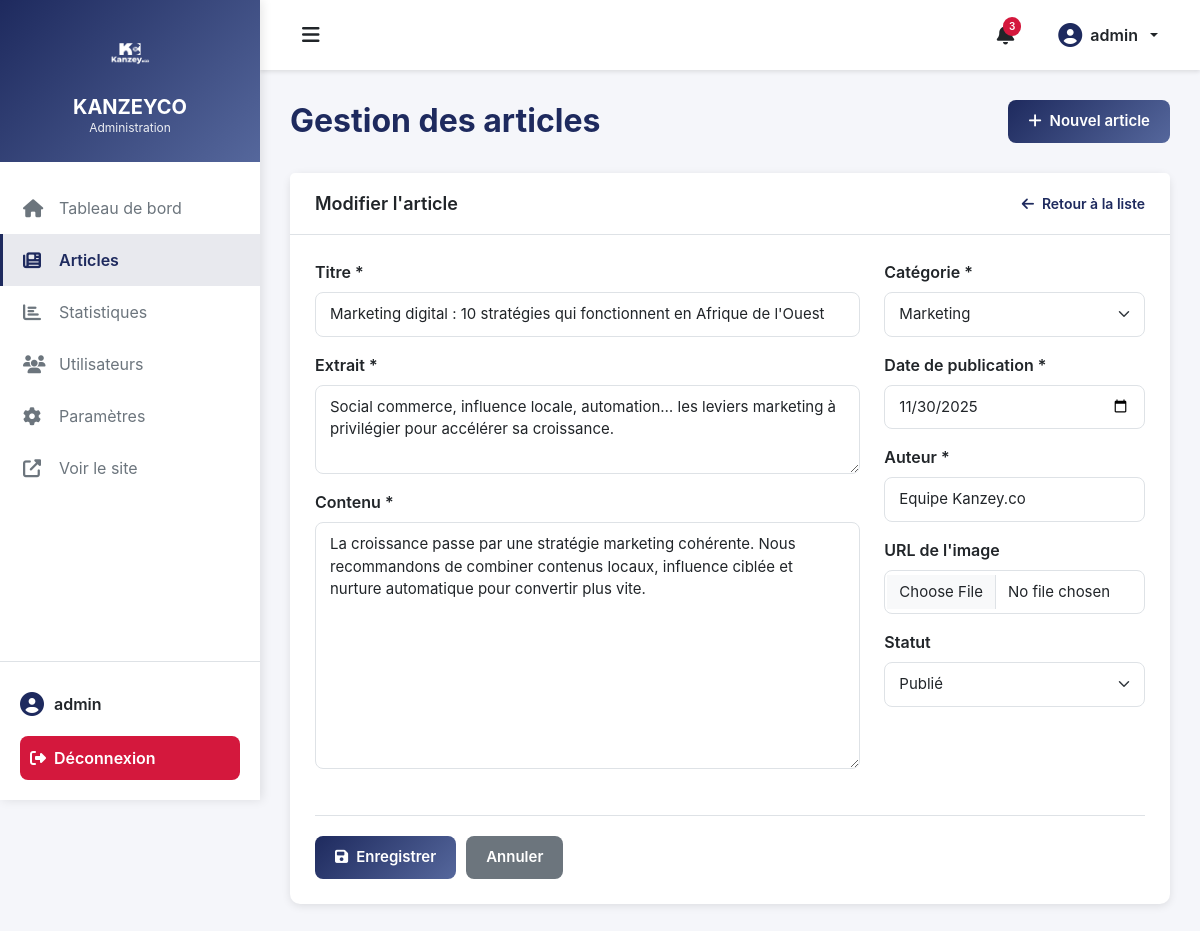
The app's page /admin/articles.php?action=edit&slug=strategies-marketing-afrique-ouest (signed in) with its own data.
### tables this page shows
CREATE TABLE `articles` (
  `article_id` int(11) NOT NULL,
  `slug` varchar(255) NOT NULL,
  `title` varchar(255) NOT NULL,
  `category` varchar(100) NOT NULL,
  `excerpt` text NOT NULL,
  `content` longtext NOT NULL COMMENT 'JSON contenant le contenu structuré',
  `image` varchar(500) NOT NULL,
  `author` varchar(100) NOT NULL DEFAULT 'Equipe Kanzey.co',
  `read_time` varchar(20) NOT NULL DEFAULT '5 min',
  `tags` text DEFAULT NULL COMMENT 'JSON array des tags',
  `status` enum('draft','published','archived') NOT NULL DEFAULT 'published',
  `views` int(11) NOT NULL DEFAULT 0,
  `date_published` datetime NOT NULL DEFAULT current_timestamp(),
  `date_created` datetime NOT NULL DEFAULT current_timestamp(),
  `date_updated` datetime DEFAULT NULL ON UPDATE current_timestamp()
);

### includes/articles-db.php (called while the page is built, shortened)
<?php
function getArticles($category = null, $limit = null) {
    $pdo = getDBConnection();
    try {
        $sql = "SELECT * FROM articles WHERE status = 'published'";
        $params = [];
        $sql .= " ORDER BY date_published DESC";
        $stmt = $pdo->prepare($sql);
        $stmt->execute();
        $articles = $stmt->fetchAll();
        return $articles;
    } catch (PDOException $e) {
        error_log("Erreur lors de la récupération des articles: " . $e->getMessage());
        return include __DIR__ . '/articles-data.php';
    }
}
function getArticleBySlug($slug) {
    $pdo = getDBConnection();
    try {
        $sql = "SELECT * FROM articles WHERE slug = :slug AND status = 'published' LIMIT 1";
        $stmt = $pdo->prepare($sql);
        $stmt->bindValue(':slug', $slug);
        $stmt->execute();
        $article = $stmt->fetch();
        if ($article) {
            $article['content'] = json_decode($article['content'], true);
            $article['tags'] = json_decode($article['tags'], true) ?? [];
            $date = new DateTime($article['date_published']);
            $article['date'] = $date->format('d F Y');
            incrementArticleViews($article['article_id']);
        }
        return $article ?: null;
    } catch (PDOException $e) {
        error_log("Erreur lors de la récupération de l'article: " . $e->getMessage());
        return null;
    }
}
function incrementArticleViews($articleId) {
    $pdo = getDBConnection();
    try {
        $sql = "UPDATE articles SET views = views + 1 WHERE article_id = :id";
        $stmt = $pdo->prepare($sql);
        $stmt->bindValue(':id', $articleId, PDO::PARAM_INT);
        $stmt->execute();
        $sql = "INSERT INTO article_views (article_id, ip_address, user_agent)
                VALUES (:id, :ip, :user_agent)";
        $stmt = $pdo->prepare($sql);
        $stmt->bindValue(':id', $articleId, PDO::PARAM_INT);
        $stmt->bindValue(':ip', $_SERVER['REMOTE_ADDR'] ?? null);
        $stmt->bindValue(':user_agent', $_SERVER['HTTP_USER_AGENT'] ?? null);
        $stmt->execute();
    } catch (PDOException $e) {
        error_log("Erreur lors de l'incrémentation des vues: " . $e->getMessage());
    }
}

### admin/articles.php (the view, shortened to what this page needs)
<?php
require_once 'includes/admin-header.php';
require_once '../includes/articles-db.php';
$action = isset($_GET['action']) ? $_GET['action'] : 'list';
$slug = isset($_GET['slug']) ? $_GET['slug'] : '';
$articles = getArticles(null, null);
$currentArticle = null;
if ($action === 'edit' && $slug) {
    $currentArticle = getArticleBySlug($slug);
}
?>
<div class="page-header">
    <h1 class="page-title">Gestion des articles</h1>
    <div class="page-actions">
        <a href="?action=new" class="btn btn-primary">
            <i class="fas fa-plus me-2"></i>Nouvel article
        </a>
    </div>
</div>
<?php if ($action === 'list'): ?>
    <div class="card">
        <div class="card-header">
            <h5 class="card-title">Tous les articles (<?php echo count($articles); ?>)</h5>
            <div class="card-search">
                <input type="text" class="form-control" id="searchArticles" placeholder="Rechercher un article...">
            </div>
        </div>
        <div class="card-body">
            <div class="table-responsive">
                <table class="table table-hover" id="articlesTable">
                    <thead>
                        <tr>
                            <th>Titre</th>
                            <th>Catégorie</th>
                            <th>Auteur</th>
                            <th>Date</th>
                            <th>Statut</th>
                            <th>Actions</th>
                        </tr>
                    </thead>
                    <tbody>
                        <?php foreach ($articles as $article): ?>
                        <tr>
                            <td>
                                <div class="article-title-cell">
                                    <strong><?php echo htmlspecialchars($article['title']); ?></strong>
                                    <small class="text-muted d-block"><?php echo htmlspecialchars($article['excerpt']); ?></small>
                                </div>
                            </td>
                            <td>
                                <span class="badge bg-secondary"><?php echo htmlspecialchars($article['category']); ?></span>
                            </td>
                            <td><?php echo htmlspecialchars($article['author']); ?></td>
                            <td><?php echo htmlspecialchars($article['date']); ?></td>
                            <td>
                                <span class="badge bg-success">Publié</span>
                            </td>
                            <td>
                                <div class="action-buttons">
                                    <a href="../article-detail.php?slug=<?php echo $article['slug']; ?>" target="_blank" class="btn-icon" title="Voir">
                                        <i class="fas fa-eye"></i>
                                    </a>
                                    <a href="?action=edit&slug=<?php echo $article['slug']; ?>" class="btn-icon" title="Modifier">
                                        <i class="fas fa-edit"></i>
                                    </a>
                                    <button class="btn-icon btn-icon-danger" title="Supprimer" onclick="deleteArticle('<?php echo $article['slug']; ?>')">
                                        <i class="fas fa-trash"></i>
                                    </button>
                                </div>
                            </td>
                        </tr>
                        <?php endforeach; ?>
                    </tbody>
                </table>
            </div>
        </div>
    </div>
<?php elseif ($action === 'new' || $action === 'edit'): ?>
    <div class="card">
        <div class="card-header">
            <h5 class="card-title">
                <?php echo $action === 'new' ? 'Nouvel article' : 'Modifier l\'article'; ?>
            </h5>
            <a href="articles.php" class="btn-link">
                <i class="fas fa-arrow-left me-2"></i>Retour à la liste
            </a>
        </div>
        <div class="card-body">
            <form method="POST" action="articles.php" id="articleForm" enctype="multipart/form-data">
                <div class="row">
                    <div class="col-md-8">
                        <div class="form-group mb-3">
                            <label for="title" class="form-label">Titre *</label>
                            <input type="text" class="form-control" id="title" name="title"
                                   value="<?php echo $currentArticle ? htmlspecialchars($currentArticle['title']) : ''; ?>" required>
                        </div>
                        <div class="form-group mb-3">
                            <label for="excerpt" class="form-label">Extrait *</label>
                            <textarea class="form-control" id="excerpt" name="excerpt" rows="3" required><?php echo $currentArticle ? htmlspecialchars($currentArticle['excerpt']) : ''; ?></textarea>
                        </div>
                        <div class="form-group mb-3">
                            <label for="content" class="form-label">Contenu *</label>
                            <textarea class="form-control" id="content" name="content" rows="10" required><?php
                                if ($currentArticle && isset($currentArticle['content'])) {
                                    $contentText = '';
                                    foreach ($currentArticle['content'] as $block) {
                                        if ($block['type'] === 'paragraph') {
                                            $contentText .= $block['text'] . "\n\n";
                                        }
                                    }
                                    echo htmlspecialchars($contentText);
                                }
                            ?></textarea>
                        </div>
                    </div>
                    <div class="col-md-4">
                        <div class="form-group mb-3">
                            <label for="category" class="form-label">Catégorie *</label>
                            <select class="form-select" id="category" name="category" required>
                                <option value="Marketing" <?php echo ($currentArticle && $currentArticle['category'] === 'Marketing') ? 'selected' : ''; ?>>Marketing</option>
                            </select>
                        </div>
                        <div class="form-group mb-3">
                            <label for="date" class="form-label">Date de publication *</label>
                            <input type="date" class="form-control" id="date" name="date"
                                   value="<?php echo $currentArticle ? date('Y-m-d', strtotime($currentArticle['date'])) : date('Y-m-d'); ?>" required>
                        </div>
                        <div class="form-group mb-3">
                            <label for="author" class="form-label">Auteur *</label>
                            <input type="text" class="form-control" id="author" name="author"
                                   value="<?php echo $currentArticle ? htmlspecialchars($currentArticle['author']) : 'Equipe Kanzey.co'; ?>" required>
                        </div>
                        <div class="form-group mb-3">
                            <label for="image" class="form-label">URL de l'image</label>
                            <input type="file" class="form-control" id="image" name="image">
                        </div>
                        <div class="form-group mb-3">
                            <label for="status" class="form-label">Statut</label>
                            <select class="form-select" id="status" name="status">
                                <option value="published" selected>Publié</option>
                            </select>
                        </div>
                    </div>
                </div>
                <div class="form-actions">
                    <button type="submit" class="btn btn-primary">
                        <i class="fas fa-save me-2"></i>Enregistrer
                    </button>
                    <a href="articles.php" class="btn btn-secondary">Annuler</a>
                </div>
            </form>
        </div>
    </div>
<?php endif; ?>
<?php require_once 'includes/admin-footer.php'; ?>

### admin/assets/css/admin.css (style rules this page uses)
:root { --primary: #1e2a5e; --primary-light: #55679c; --secondary: #55679c; --success: #28a745; --info: #17a2b8; --warning: #ffc107; --danger: #d4183d; --light: #f8f9fa; --dark: #212529; --muted: #6c757d; --border: #dee2e6; --sidebar-width: 260px; --sidebar-collapsed-width: 80px; --topbar-height: 70px; --radius: 0.625rem; --shadow: 0 2px 8px rgba(0, 0, 0, 0.1); --shadow-lg: 0 4px 16px rgba(0, 0, 0, 0.15); }
.admin-body { font-family: 'Inter', 'Segoe UI', -apple-system, BlinkMacSystemFont, 'Roboto', sans-serif; background-color: #f5f6fa; color: var(--dark); margin: 0; padding: 0; }
.page-header { margin-bottom: 30px; display: flex; justify-content: space-between; align-items: center; flex-wrap: wrap; gap: 20px; }
.page-title { font-size: 32px; font-weight: 700; color: var(--primary); margin: 0; }
.page-actions { display: flex; gap: 10px; }
.card { background: white; border-radius: var(--radius); box-shadow: var(--shadow); border: none; margin-bottom: 30px; transition: all 0.3s ease; }
.card-header { padding: 20px 25px; border-bottom: 1px solid var(--border); display: flex; justify-content: space-between; align-items: center; background: white; border-radius: var(--radius) var(--radius) 0 0; }
.card-title { font-size: 18px; font-weight: 600; color: var(--dark); margin: 0; display: flex; align-items: center; }
.card-body { padding: 25px; }
.btn-link { color: var(--primary); text-decoration: none; font-weight: 600; font-size: 14px; transition: color 0.3s ease; }
.form-group { margin-bottom: 1.5rem; }
.form-label { font-weight: 600; color: var(--dark); margin-bottom: 8px; display: block; }
.form-control, .form-select { border: 1px solid var(--border); border-radius: calc(var(--radius) - 2px); padding: 10px 14px; font-size: 15px; transition: all 0.3s ease; }
.form-actions { display: flex; gap: 10px; margin-top: 30px; padding-top: 20px; border-top: 1px solid var(--border); }
.btn { padding: 10px 20px; border-radius: calc(var(--radius) - 2px); font-weight: 600; font-size: 15px; transition: all 0.3s ease; border: none; }
.btn-primary { background: linear-gradient(135deg, var(--primary) 0%, var(--primary-light) 100%); color: white; }
.btn-secondary { background: var(--muted); color: white; }

### records on screen
articles: title "Marketing digital : 10 stratégies qui fonctionnent en Afrique de l'Ouest", excerpt "Social commerce, influence locale, automation… les leviers marketing à privilégier pour accélérer sa croissance.", category "Marketing", author "Equipe Kanzey.co"

### other values on screen
$_SESSION['admin_username'] "admin"
